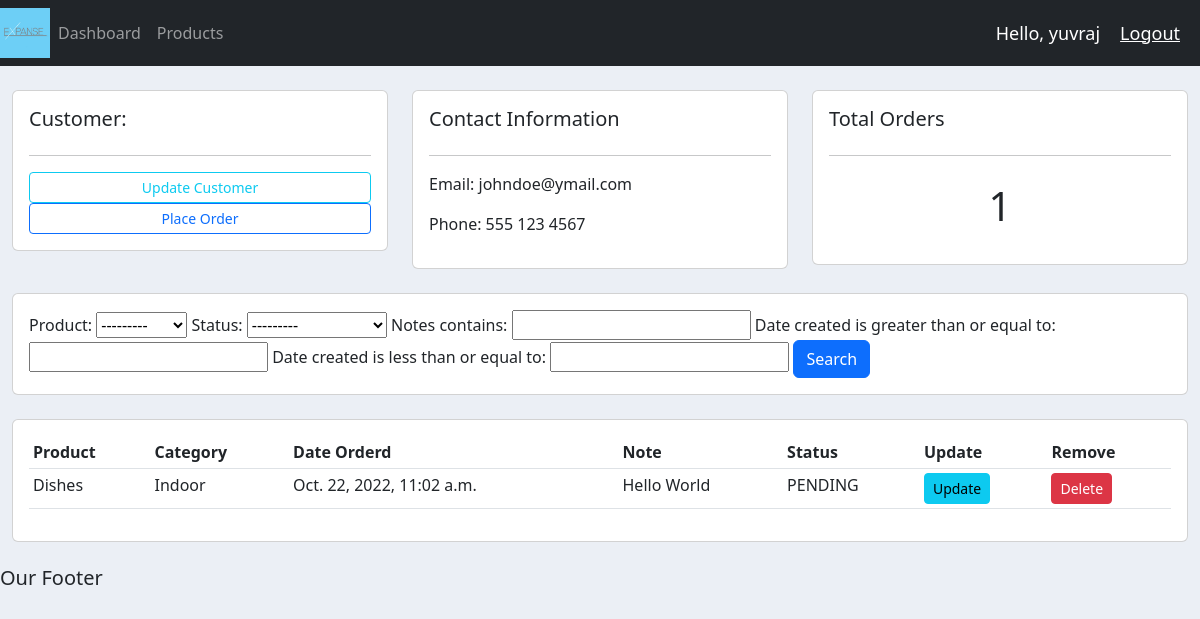
The app's page /customer/1/ (signed in), older data.
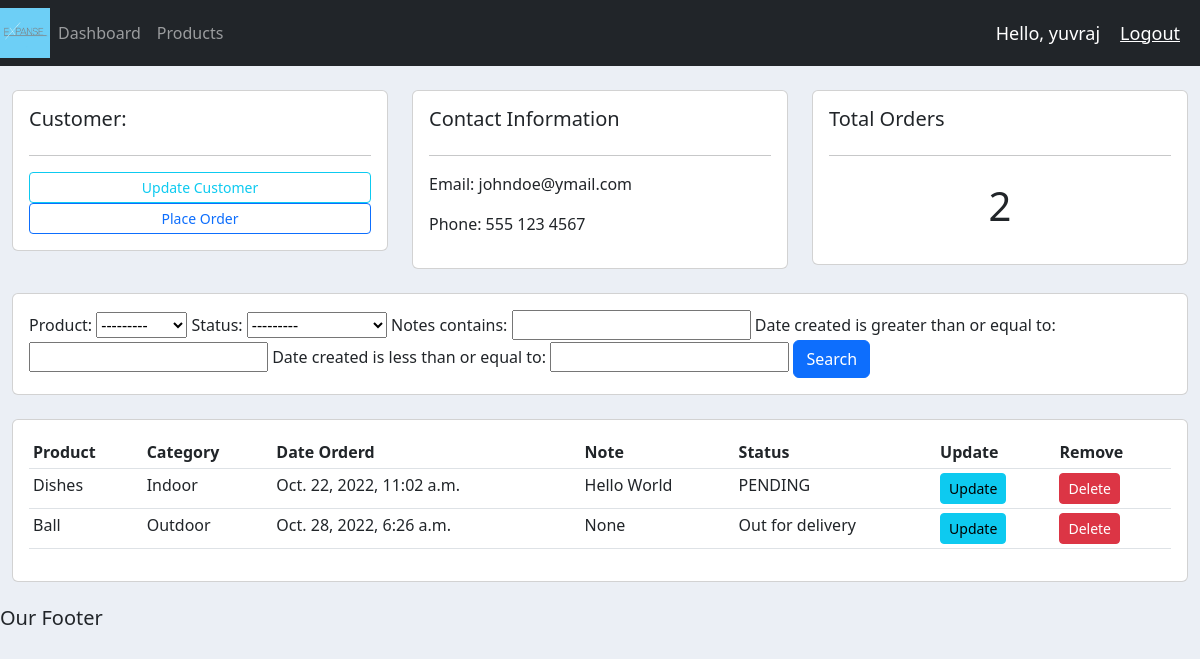
The same page, newer data.
### accounts/models.py (models this page shows, shortened)
class Order(models.Model):
    STATUS = (
        ('PENDING', 'PENDING'),
        ('Out for delivery', 'Out for delivery'),
        ('Delivered', 'Delivered'),
    )
    customer = models.ForeignKey(Customers, null= True, on_delete=models.SET_NULL)
    product = models.ForeignKey(Product, null= True, on_delete=models.SET_NULL)
    date_created = models.DateTimeField(auto_now_add=True, null=True)
    status = models.CharField(max_length=200, null=True, choices = STATUS)
    notes = models.TextField(max_length=1000, null=True)

class Product(models.Model):
    CATEGORY = (
        ('Indoor', 'Indoor'),
        ('Outdoor', 'Outdoor'),
    )
    name = models.CharField(max_length=200, null = True)
    price = models.FloatField(null=True)
    category = models.CharField(max_length=200, null = True, choices = CATEGORY)
    description = models.CharField(max_length=200, null = True, blank=True)
    date_created = models.DateTimeField(auto_now_add=True, null=True)
    tags = models.ManyToManyField(Tag)
    def __str__(self):
        return self.name

### accounts/views.py (the view)
# urls.py: path('customer/<str:pk_test>/',views.customer, name="customer"),
@login_required(login_url='login')
def customer(request, pk_test):
    customer = Customers.objects.get(id=pk_test)
    orders = customer.order_set.all()
    orders_count = orders.count()
    myFilter = OrderFilter(request.GET, queryset=orders)
    orders = myFilter.qs
    context = {'customer': customer, 'orders': orders, 'order_count': orders_count, 'myFilter': myFilter}
    return render(request,'accounts/customer.html', context)

### accounts/templates/accounts/customer.html
{% extends 'accounts/main.html' %} {% block content %}
<br />
<div class="row">
  <div class="col-md">
    <div class="card card-body">
      <h5>Customer:</h5>
      <hr />
      <a class="btn btn-outline-info btn-sm btn-block" href=""
        >Update Customer</a
      >
      <a class="btn btn-outline-primary btn-sm btn-block" href="{% url 'create_order' customer.id %}"
        >Place Order</a
      >
    </div>
  </div>
  <div class="col-md">
    <div class="card card-body">
      <h5>Contact Information</h5>
      <hr />
      <p>Email: {{customer.email}}</p>
      <p>Phone: {{customer.phone}}</p>
    </div>
  </div>
  <div class="col-md">
    <div class="card card-body">
      <h5>Total Orders</h5>
      <hr />
      <h1 style="text-align: center; padding: 10px">{{order_count}}</h1>
    </div>
  </div>
</div>
<br />
<div class="row">
  <div class="col">
    <div class="card card-body">
      <form method="get">
        {{myFilter.form}}
        <button class="btn btn-primary" type="submit">Search</button>
      </form>
    </div>
  </div>
</div>
<br />
<div class="row">
  <div class="col-md">
    <div class="card card-body">
      <table class="table table-sm">
        <tr>
          <th>Product</th>
          <th>Category</th>
          <th>Date Orderd</th>
          <th>Note</th>
          <th>Status</th>
          <th>Update</th>
          <th>Remove</th>
        </tr>
        {% for order in orders %}
          <tr>
            <td>{{order.product}}</td>
            <td>{{order.product.category}}</td>
            <td>{{order.date_created}}</td>
            <td>{{order.notes}}</td>
            <td>{{order.status}}</td>
            <td><a class="btn btn-sm btn-info"href="{% url 'update_order' order.id %}">Update</td>
              <td><a class="btn btn-sm btn-danger" href="{% url 'delete_order' order.id %}">Delete</td>
          </tr>
        {% endfor %}
      </table>
    </div>
  </div>
</div>
{% endblock %}

Row changes from the older to the newer data that the page shows:
added Order: product "Ball", product.category "Outdoor", date_created "Oct. 28, 2022, 6:26 a.m.", notes "None", status "Out for delivery"
Text that changed along with them:
{{ order_count }}: "1" → "2"
